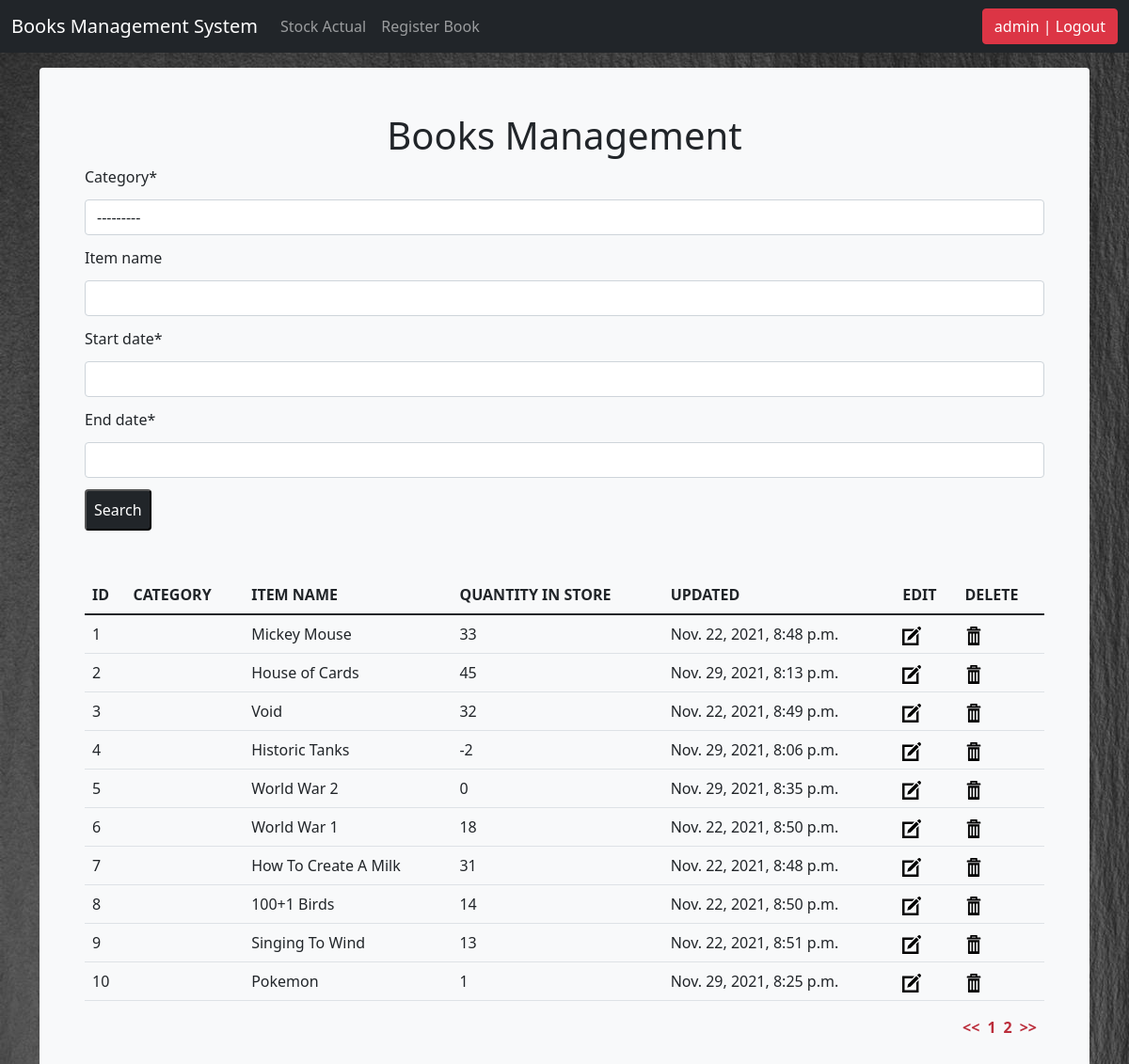
/list_item/ (signed in), run on an earlier commit of the app's database.
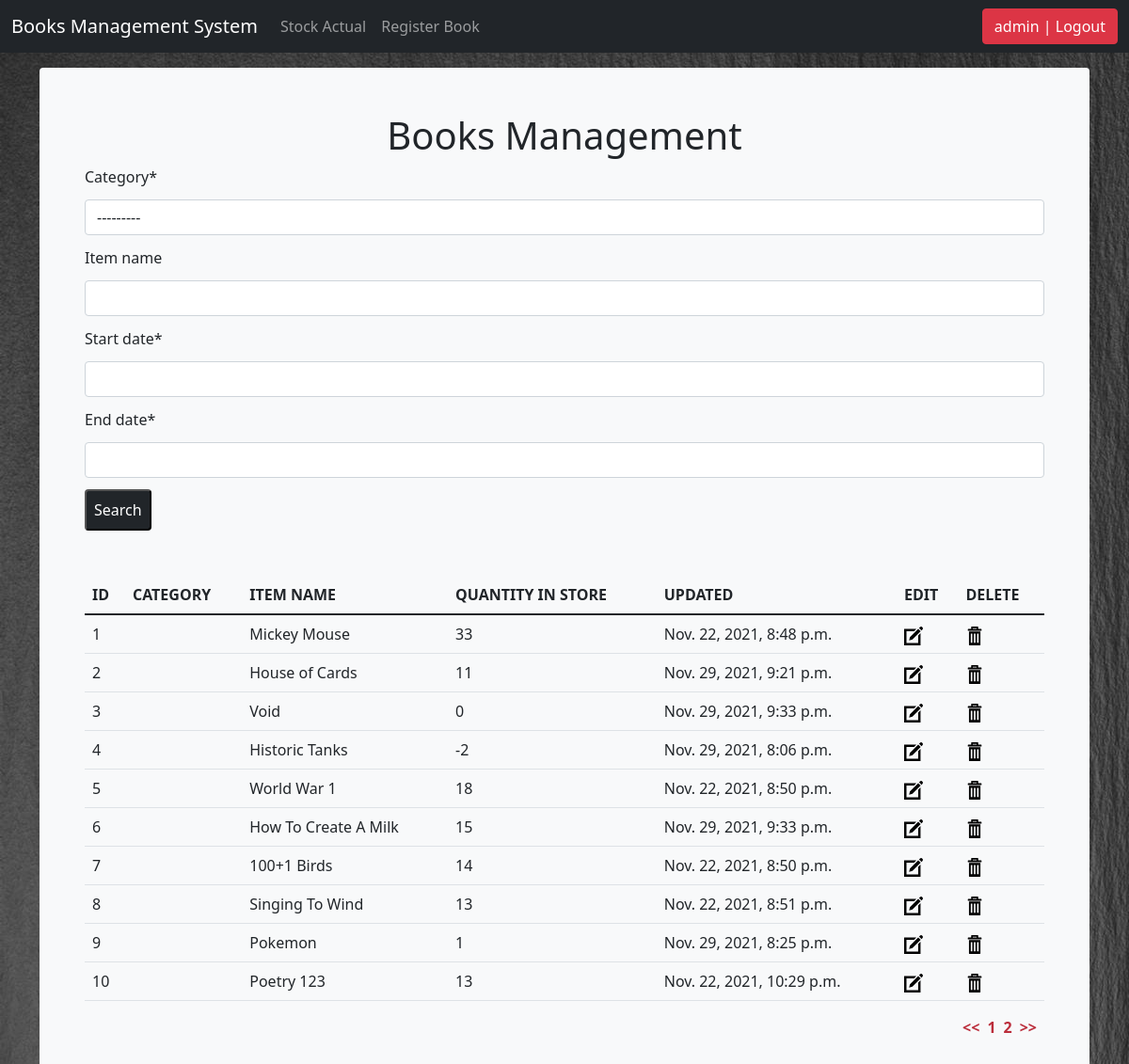
And on a later commit of the database.
### bookstock/models.py (models this page shows, shortened)
class Stock(models.Model):
    category = models.ForeignKey(Kategorie, on_delete=models.CASCADE)
    item_name = models.CharField(max_length=50, blank=True, null=True)
    quantity = models.PositiveSmallIntegerField(default='1', blank=False, null=True)
    receive_quantity = models.IntegerField(default='0', blank=True, null=True)
    receive_by = models.CharField(max_length=50, blank=True, null=True)
    issue_quantity = models.IntegerField(default='0', blank=True, null=True)
    issue_by = models.CharField(max_length=50, blank=True, null=True)
    issue_to = models.CharField(max_length=50, blank=True, null=True)
    phone_number = models.CharField(max_length=50, blank=True, null=True)
    created_by = models.CharField(max_length=50, blank=True, null=True)
    reorder_level = models.IntegerField(default='0', blank=True, null=True)
    last_updated = models.DateTimeField(auto_now_add=False, auto_now=True)
    export_to_CSV = models.BooleanField(default=False)

### bookstock/views.py (the view, shortened to what this page needs)
# urls.py: path('list_item/', views.list_item, name='list_item'),
@login_required
def list_item(request):
	title = 'Books Management'
	form = StockSearchForm(request.POST or None)
	queryset = Stock.objects.all()
	context = {
		"title": title,
		"queryset": queryset,
		"form": form
	}
	context = {
		"form": form,
		"title": title,
		"queryset": queryset,
}
	return render(request, "list_item.html", context)

### bookstock/forms.py
class StockSearchForm(forms.ModelForm):
    start_date = forms.DateTimeField(required=True)
    end_date = forms.DateTimeField(required=True)
    class Meta:
        model = Stock
        fields = ['category', 'item_name','start_date','end_date']

### bookstock/templates/list_item.html (shortened to what this page needs)
{% load static %}
{% load crispy_forms_tags %}
<!doctype html>
<html lang="en">
<head>
	<link href="{% static 'css/bootstrap.min.css' %}" rel="stylesheet">
	<link href="{% static 'css/stylesheet.css' %}" rel="stylesheet">
	<link href="{% static 'css/navbar-top-fixed.css' %}" rel="stylesheet">
	<link href="{% static 'js/jquery-ui-1.13.0/jquery-ui.min.css' %}" rel="stylesheet">
	<link href="{% static 'js/jquery-ui-1.13.0/jquery-ui.structure.min.css' %}" rel="stylesheet">
	<link href="{% static 'js/jquery-ui-1.13.0/jquery-ui.theme.min.css' %}" rel="stylesheet">
</head>
<body>
	{% include 'navbar.html' %}
	<main class="container">
		<div class="bg-light p-5 rounded">
			<h1 class="list_item_h1">{{title}}</h1>
			<form class="list_item_form" method='POST' action=''>{% csrf_token %}
				{{form|crispy}}
				<div>
				<input class="list_item_input"type="submit" value='Search' />
				</div>
			</form>
			<br>
			<table class='table'>
				<thead>
					<tr>
						<th>ID</th>
						<th>CATEGORY</th>
						<th>ITEM NAME</th>
						<th>QUANTITY IN STORE</th>
						<th>UPDATED</th>
						<th>EDIT</th>
						<th>DELETE</th>
					</tr>
				</thead>
				{% for instance in queryset %}
				<tr>
					<td>{{forloop.counter}}</td>
					<td>{{instance.category}}</td>
					<td>{{instance.item_name}}</td>
					<td>{{instance.quantity}}</td>
					<td>{{instance.last_updated}}</td>
					<td>
						<a href="{% url 'update_items' instance.id %}"><img class="img_edit"
								src="../static/img/edit.svg" alt=""></a>
					</td>
					<td>
						<a href="{% url 'delete_items' instance.id %}"><img class="img_delete"
								src="../static/img/delete.svg" alt=""></a>
					</td>
				</tr>
				{% endfor %}
			</table>
		</div>
	</main>
</body>
</html>

### bookstock/templates/navbar.html (shortened to what this page needs)
<nav class="navbar navbar-expand-md navbar-dark fixed-top bg-dark">
    <div class="container-fluid">
        <a class="navbar-brand " href="/">Books Management System</a>
        <div class="collapse navbar-collapse" id="navbarCollapse">
            <ul class="navbar-nav me-auto mb-2 mb-md-0">
                {% if request.user.is_authenticated %}
                <li class="nav-item">
                    <a class="nav-link" href="/list_item">Stock Actual</a>
                </li>
                <li class="nav-item">
                    <a class="nav-link" href="/add_items">Register Book</a>
                </li>
                {% endif %}
            </ul>
            <ul class="navbar-nav">
                {% if request.user.is_authenticated %}
                <li><a href="/accounts/logout"><button class="btn btn-danger">{{ user }} | Logout</button></a></li>
                {% else %}
                <li><a href="/accounts/login">Login</a></li>
                {% endif %}
            </ul>
        </div>
    </div>
</nav>

### bookstock/static/css/stylesheet.css (style rules this page uses)
body { background-image: url('../img/grey.jpg'); }
html { font-family: 'Press Start 2P', cursive; }
.img_edit, .img_delete { max-width: 20px; }
.list_item_h1 { text-align: center; }
.list_item_form * { margin-bottom: 12px; }
.list_item_input { background-color: #212529; color: white; padding: 0.5em; border-radius: 0.25rem; }

### bookstock/static/css/navbar-top-fixed.css (style rules this page uses)
body { min-height: 75rem; padding-top: 4.5rem; }

What changed in the data, as far as the page shows it:
removed Stock: item_name "World War 2", quantity "0", last_updated "Nov. 29, 2021, 8:35 p.m."
changed Stock "House of Cards": quantity "45" → "11"; last_updated "Nov. 29, 2021, 8:13 p.m." → "Nov. 29, 2021, 9:21 p.m."
changed Stock "Void": quantity "32" → "0"; last_updated "Nov. 22, 2021, 8:49 p.m." → "Nov. 29, 2021, 9:33 p.m."
changed Stock "How To Create A Milk": quantity "31" → "15"; last_updated "Nov. 22, 2021, 8:48 p.m." → "Nov. 29, 2021, 9:33 p.m."
now on this page (row unchanged): Stock: item_name "Poetry 123", quantity "13", last_updated "Nov. 22, 2021, 10:29 p.m."
